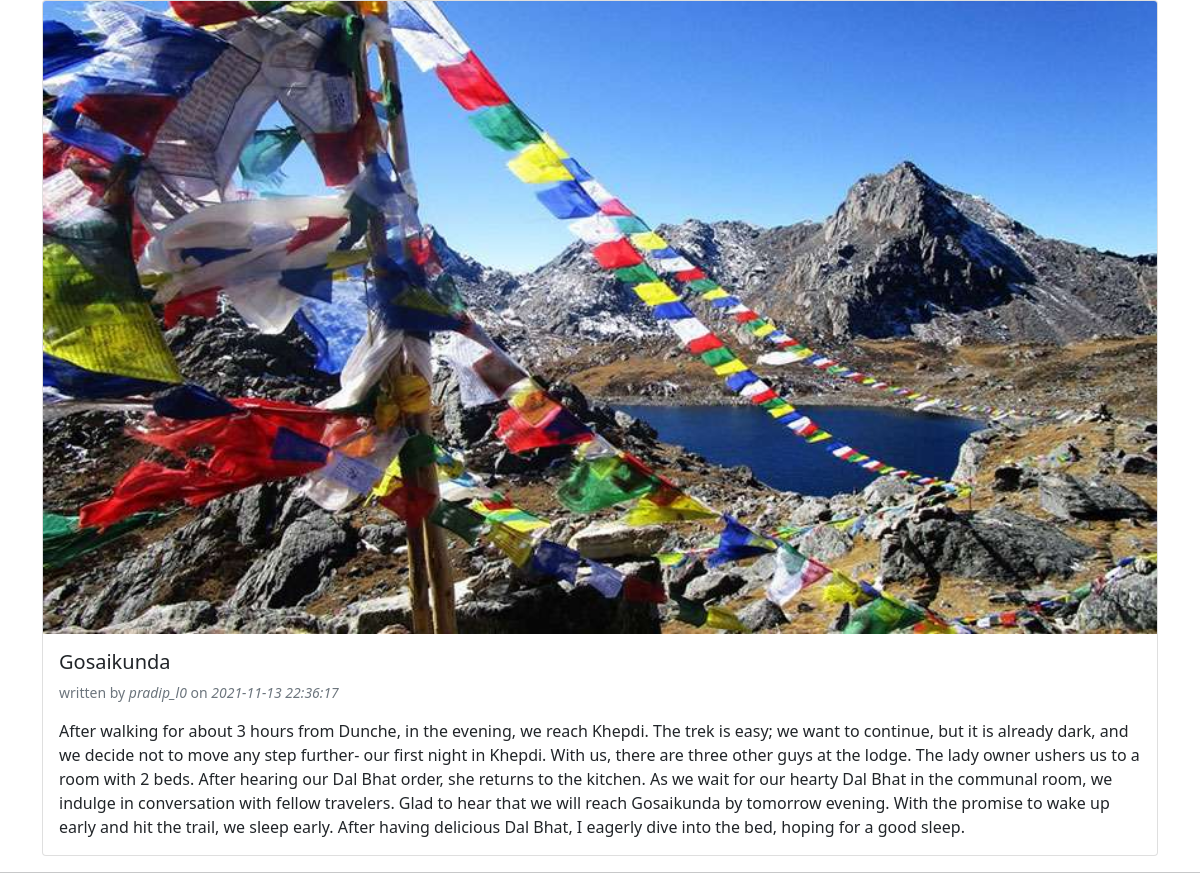
The app's page /fullpost.php?id=19 with its own data.
### tables this page shows
CREATE TABLE `post` (
  `id` int(3) NOT NULL,
  `dateandtime` varchar(25) NOT NULL,
  `title` varchar(200) NOT NULL,
  `category` varchar(50) NOT NULL,
  `author` varchar(50) NOT NULL,
  `image` varchar(100) NOT NULL,
  `post` varchar(1000) NOT NULL,
  `username` varchar(50) NOT NULL,
  `f_admin` int(5) NOT NULL,
  `likes` int(5) NOT NULL
);

### fullpost.php (the view, shortened to what this page needs)
<?php
require_once('include/db.php');
 ?>
<?php $id=$_GET['id']; ?>
<html>
<head>
</head>
<link rel="stylesheet" type="text/css" href="css/bootstrap.min.css">
<body>
	<div class="container">
		<?php
		$sql="SELECT * FROM post WHERE id='$id'";
		$result=$conn->query($sql);
		$res=$result->fetch();
		$title=$res['title'];
		$post=$res['post'];
		$date=$res['dateandtime'];
		$photo=$res['image'];
		$name=$res['username'];
		?>
		<div class="card">
  			<img class="card-img-top" src="image/<?php echo $photo ?>"  alt="Card image cap">
  			<div class="card-body">
  				<div class="row">
  					<h5 class="card-title"><?php echo $title ?></h5>
  					<p class="card-text"><small class="text-muted">written by <i><?php echo $name;?></i> on <i><?php echo $date; ?></i></small></p><br>
  				</div>
  				<p class="card-text"><?php echo $post?></p>
  			</div>
		</div>
	</div>
	<hr>
</body>
</html>

### records on screen
post: image (picture), title "Gosaikunda", username "pradip_l0", dateandtime "2021-11-13 22:36:17", post "After walking for about 3 hours from Dunche, in the evening, we reach Khepdi. The trek is easy; we want to continue, but it is already dark, and we decide not to move any step further- our first night in Khepdi. With us, there are three other guys at the lodge. The lady owner ushers us to a room with 2 beds. After hearing our Dal Bhat order, she returns to the kitchen. As we wait for our hearty Dal Bhat in the communal room, we indulge in conversation with fellow travelers. Glad to hear that we will reach Gosaikunda by tomorrow evening. With the promise to wake up early and hit the trail, we sleep early. After having delicious Dal Bhat, I eagerly dive into the bed, hoping for a good sleep."
